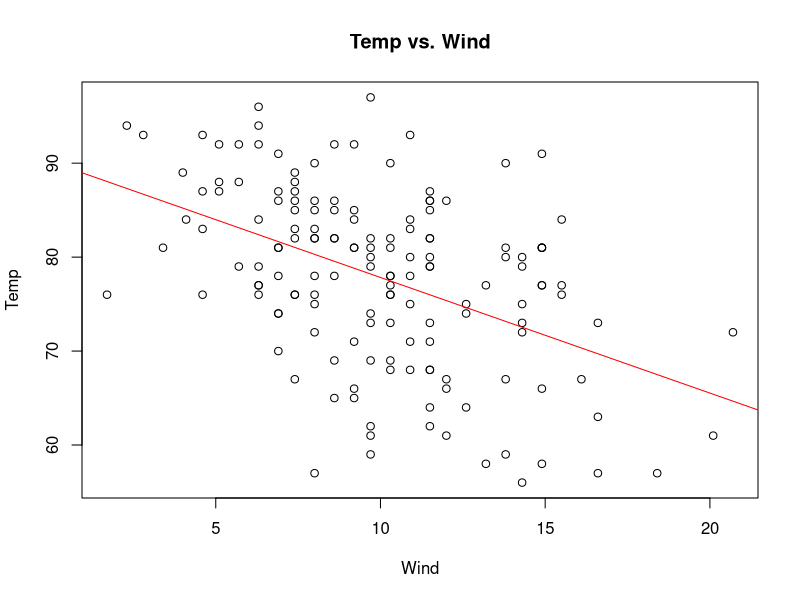

The R source for this figure:
## ---- chunk 1
df<-data.frame(airquality)
plot(airquality$Wind, airquality$Temp, main = "Temp vs. Wind", xlab = "Wind", ylab = "Temp")
abline(lm(airquality$Temp ~ airquality$Wind), col = "red")
#This appears to be a negative relationship and it appears to be moderate.
## ---- chunk 2
mean_w = mean(airquality$Wind)
mean_t = mean(airquality$Temp)
sd_w = sd(airquality$Wind)
sd_t = sd(airquality$Temp)
n = length(airquality$Wind)
r = sum(((airquality$Wind-mean_w)/sd_w)*((airquality$Temp-mean_t)/sd_t))/(n-1)
r
#The association is only moderate.
## ---- chunk 3
determination = r^2
determination
#The coefficient of determination indicates that 20.9% of total variation in the temperature can be explained by its linear association with the wind.
## ---- chunk 4
slope = r*sd_t/sd_w
slope
intercept = mean_t-slope*mean_w
intercept
#Temperature = 90.135 - 1.2305*(Wind)
## ---- chunk 5
Temp_0 = 90.135 - 1.2305*0
Temp_0
Temp_10 = 90.135 - 1.2305*10
Temp_10
Temp_30 = 90.135 - 1.2305*30
Temp_30
#When the wind is 30mph, it is out of the range of our original data, which ranges from 1.7 to 20.7, so this is extrapolation.
## ---- chunk 6
Temp_7.4 = 90.135 - 1.2305*7.4
residual = 67-Temp_7.4
residual
## ---- chunk 7
cor(airquality$Temp,airquality$Wind)
lm(airquality$Temp ~ airquality$Wind)
